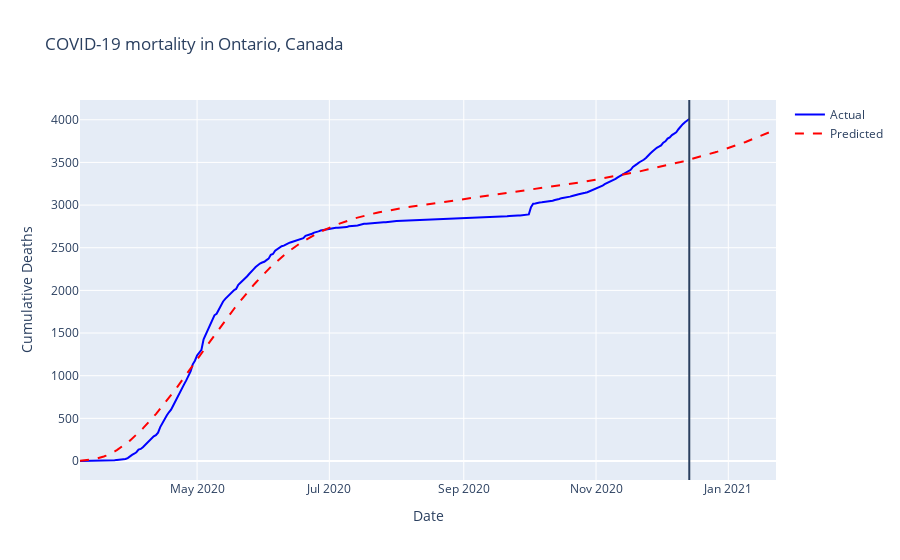
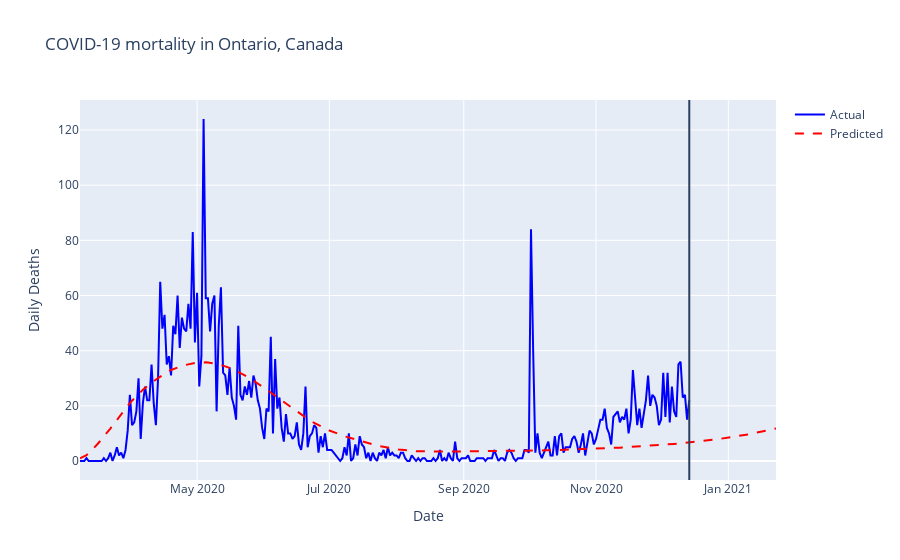

Notebook cell for these charts, in order:
### Code cell
# Plot results for cumulative deaths
plot_predictions(
    mortality_pred,
    y="cumulative_deaths",
    y_label="Cumulative Deaths",
    title="COVID-19 mortality in Ontario, Canada",
    height=600,
)

# Plot results for daily deaths
plot_predictions(
    mortality_pred,
    y="deaths",
    y_label="Daily Deaths",
    title="COVID-19 mortality in Ontario, Canada",
    height=600,
)

### Figure 1 — Plotly figure (JSON) as saved in the notebook; plotly's stock layout.template omitted (floating-point values rounded to 4 significant figures; data arrays with more than 128 entries replaced by an {"elided": "..."} marker saying what was removed)
{"data": [{"marker": {"color": "blue"}, "mode": "lines", "name": "Actual", "type": "scatter", "x": {"elided": "322 str values"}, "y": {"elided": "322 int values"}}, {"line": {"dash": "dash"}, "marker": {"color": "red"}, "mode": "lines", "name": "Predicted", "type": "scatter", "x": {"elided": "322 str values"}, "y": {"elided": "322 float values"}}], "layout": {"autosize": true, "shapes": [{"type": "line", "x0": "2020-12-14", "x1": "2020-12-14", "xref": "x", "y0": 0, "y1": 1, "yref": "paper"}], "title": {"text": "COVID-19 mortality in Ontario, Canada"}, "xaxis": {"autorange": true, "range": ["2020-03-08", "2021-01-23"], "title": {"text": "Date"}, "type": "date"}, "yaxis": {"autorange": true, "range": [-222.7, 4232.0], "title": {"text": "Cumulative Deaths"}, "type": "linear"}}}

### Figure 2 — Plotly figure (JSON) as saved in the notebook; plotly's stock layout.template omitted (floating-point values rounded to 4 significant figures; data arrays with more than 128 entries replaced by an {"elided": "..."} marker saying what was removed)
{"data": [{"marker": {"color": "blue"}, "mode": "lines", "name": "Actual", "type": "scatter", "x": {"elided": "322 str values"}, "y": {"elided": "322 int values"}}, {"line": {"dash": "dash"}, "marker": {"color": "red"}, "mode": "lines", "name": "Predicted", "type": "scatter", "x": {"elided": "322 str values"}, "y": {"elided": "322 float values"}}], "layout": {"autosize": true, "shapes": [{"type": "line", "x0": "2020-12-14", "x1": "2020-12-14", "xref": "x", "y0": 0, "y1": 1, "yref": "paper"}], "title": {"text": "COVID-19 mortality in Ontario, Canada"}, "xaxis": {"autorange": true, "range": ["2020-03-08", "2021-01-23"], "title": {"text": "Date"}, "type": "date"}, "yaxis": {"autorange": true, "range": [-6.889, 130.9], "title": {"text": "Daily Deaths"}, "type": "linear"}}}
